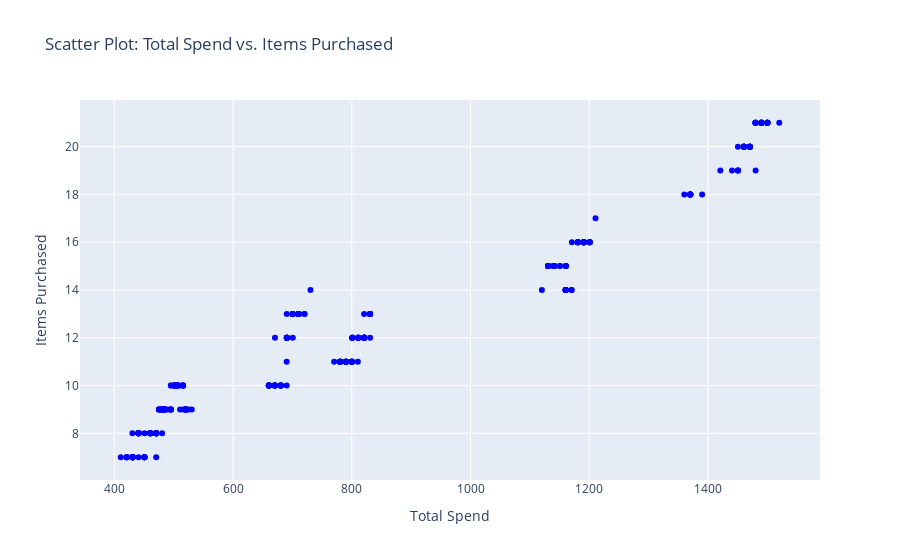

Notebook code for this chart:
### Code cell
fig = go.Figure()

fig.add_trace(go.Scatter(x=df['Total Spend'], y=df['Items Purchased'],
                         mode='markers',
                         marker=dict(color='blue'),
                         text=df.index))  # Use index as hover text

fig.update_layout(title='Scatter Plot: Total Spend vs. Items Purchased',
                  xaxis=dict(title='Total Spend'),
                  yaxis=dict(title='Items Purchased'))

fig.show()

### Figure 1 — Plotly figure (JSON) as saved in the notebook; plotly's stock layout.template omitted (floating-point values rounded to 4 significant figures; data arrays with more than 128 entries replaced by an {"elided": "..."} marker saying what was removed)
{"data": [{"marker": {"color": "blue"}, "mode": "markers", "text": {"elided": "350 int values"}, "type": "scatter", "x": {"elided": "350 float values"}, "y": {"elided": "350 int values"}}], "layout": {"title": {"text": "Scatter Plot: Total Spend vs. Items Purchased"}, "xaxis": {"title": {"text": "Total Spend"}}, "yaxis": {"title": {"text": "Items Purchased"}}}}
